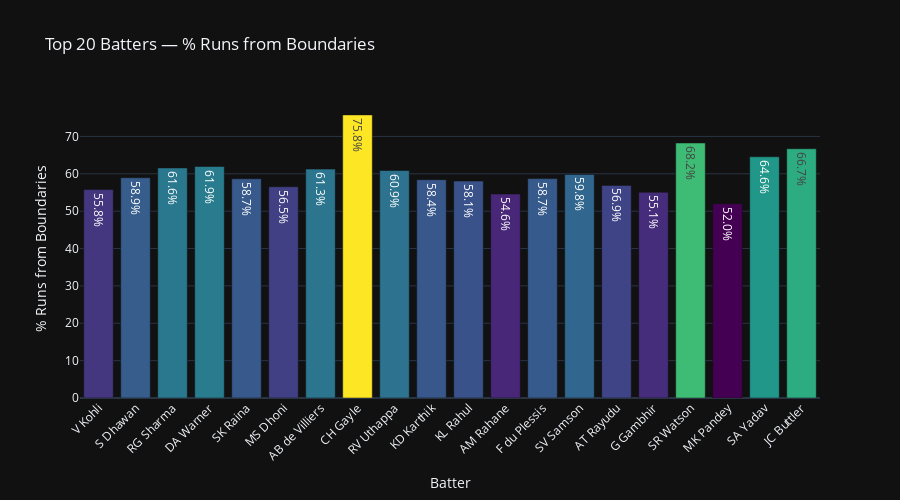

Notebook cell for this chart:
### Markdown cell above
## 1) Batter Boundary Dependency

**Goal:** Show what percentage of each batter's runs come from boundaries (4s & 6s) to identify boundary-dependent players vs strike-rotators.

### Code cell
import pandas as pd
import plotly.express as px

# -------------------------
# Calculate Boundary Dependency
# -------------------------
batter_runs = df.groupby('batter').agg(batsman_runs=('batsman_runs','sum')).reset_index()
boundary_runs = df[df['batsman_runs'].isin([4,6])].groupby('batter').agg(boundary_runs=('batsman_runs','sum')).reset_index()
batter = batter_runs.merge(boundary_runs, on='batter', how='left').fillna(0)
batter['boundary_ratio'] = batter['boundary_runs'] / batter['batsman_runs'] * 100

# Top 20 batters by total runs
top = batter.sort_values('batsman_runs', ascending=False).head(20)

# -------------------------
# Plotly Express Bar Chart
# -------------------------
fig = px.bar(
    top,
    x='batter',
    y='boundary_ratio',
    text=top['boundary_ratio'].apply(lambda x: f"{x:.1f}%"),
    color='boundary_ratio',
    color_continuous_scale='Viridis',
    title='Top 20 Batters — % Runs from Boundaries',
    labels={'boundary_ratio': '% Runs from Boundaries', 'batter': 'Batter'},
    template='plotly_dark',
    height=500
)

# Rotate x-axis labels
fig.update_layout(
    xaxis_tickangle=-45,
    xaxis_tickfont_size=12,
    yaxis=dict(title='% Runs from Boundaries'),
    coloraxis_showscale=False
)

# Show chart
fig.show()

### Figure 1 — Plotly figure (JSON) as saved in the notebook; plotly's stock layout.template omitted (floating-point values rounded to 4 significant figures)
{"data": [{"hovertemplate": "Batter=%{x}<br>% Runs from Boundaries=%{marker.color}<br>text=%{text}<extra></extra>", "legendgroup": "", "marker": {"color": [55.78, 58.95, 61.57, 61.95, 58.67, 56.53, 61.26, 75.77, 60.88, 58.43, 58.05, 54.59, 58.72, 59.83, 56.9, 55.06, 68.25, 51.98, 64.55, 66.7], "coloraxis": "coloraxis", "pattern": {"shape": ""}}, "name": "", "orientation": "v", "showlegend": false, "text": ["55.8%", "58.9%", "61.6%", "61.9%", "58.7%", "56.5%", "61.3%", "75.8%", "60.9%", "58.4%", "58.1%", "54.6%", "58.7%", "59.8%", "56.9%", "55.1%", "68.2%", "52.0%", "64.6%", "66.7%"], "textposition": "auto", "type": "bar", "x": ["V Kohli", "S Dhawan", "RG Sharma", "DA Warner", "SK Raina", "MS Dhoni", "AB de Villiers", "CH Gayle", "RV Uthappa", "KD Karthik", "KL Rahul", "AM Rahane", "F du Plessis", "SV Samson", "AT Rayudu", "G Gambhir", "SR Watson", "MK Pandey", "SA Yadav", "JC Buttler"], "xaxis": "x", "y": [55.78, 58.95, 61.57, 61.95, 58.67, 56.53, 61.26, 75.77, 60.88, 58.43, 58.05, 54.59, 58.72, 59.83, 56.9, 55.06, 68.25, 51.98, 64.55, 66.7], "yaxis": "y"}], "layout": {"barmode": "relative", "coloraxis": {"colorbar": {"title": {"text": "% Runs from Boundaries"}}, "colorscale": [[0, "#440154"], [0.1111, "#482878"], [0.2222, "#3e4989"], [0.3333, "#31688e"], [0.4444, "#26828e"], [0.5556, "#1f9e89"], [0.6667, "#35b779"], [0.7778, "#6ece58"], [0.8889, "#b5de2b"], [1, "#fde725"]], "showscale": false}, "height": 500, "legend": {"tracegroupgap": 0}, "title": {"text": "Top 20 Batters — % Runs from Boundaries"}, "xaxis": {"anchor": "y", "domain": [0, 1], "tickangle": -45, "tickfont": {"size": 12}, "title": {"text": "Batter"}}, "yaxis": {"anchor": "x", "domain": [0, 1], "title": {"text": "% Runs from Boundaries"}}}}
